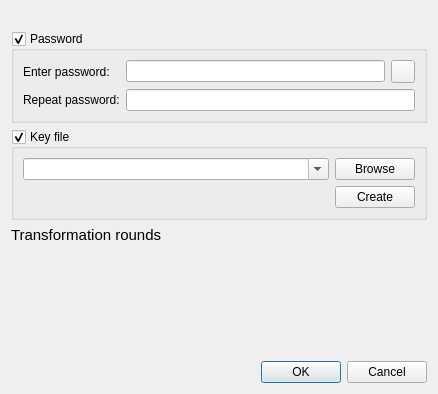
<?xml version="1.0" encoding="UTF-8"?>
<ui version="4.0">
 <class>ChangeMasterKeyWidget</class>
 <widget class="QWidget" name="ChangeMasterKeyWidget">
  <property name="geometry">
   <rect>
    <x>0</x>
    <y>0</y>
    <width>438</width>
    <height>394</height>
   </rect>
  </property>
  <layout class="QVBoxLayout" name="verticalLayout">
   <item>
    <widget class="QLabel" name="headlineLabel">
     <property name="margin">
      <number>6</number>
     </property>
    </widget>
   </item>
   <item>
    <widget class="QGroupBox" name="passwordGroup">
     <property name="title">
      <string>Password</string>
     </property>
     <property name="checkable">
      <bool>true</bool>
     </property>
     <property name="checked">
      <bool>true</bool>
     </property>
     <layout class="QFormLayout" name="formLayout">
      <item row="0" column="0">
       <widget class="QLabel" name="enterPasswordLabel">
        <property name="text">
         <string>Enter password:</string>
        </property>
       </widget>
      </item>
      <item row="0" column="1">
       <layout class="QHBoxLayout" name="horizontalLayout">
        <item>
         <widget class="PasswordEdit" name="enterPasswordEdit">
          <property name="echoMode">
           <enum>QLineEdit::Password</enum>
          </property>
         </widget>
        </item>
        <item>
         <widget class="QToolButton" name="togglePasswordButton">
          <property name="checkable">
           <bool>true</bool>
          </property>
         </widget>
        </item>
       </layout>
      </item>
      <item row="1" column="0">
       <widget class="QLabel" name="repeatPasswordLabel">
        <property name="text">
         <string>Repeat password:</string>
        </property>
       </widget>
      </item>
      <item row="1" column="1">
       <widget class="PasswordEdit" name="repeatPasswordEdit">
        <property name="echoMode">
         <enum>QLineEdit::Password</enum>
        </property>
       </widget>
      </item>
     </layout>
    </widget>
   </item>
   <item>
    <widget class="QGroupBox" name="keyFileGroup">
     <property name="title">
      <string>Key file</string>
     </property>
     <property name="checkable">
      <bool>true</bool>
     </property>
     <layout class="QGridLayout" name="gridLayout">
      <item row="0" column="2">
       <widget class="QPushButton" name="browseKeyFileButton">
        <property name="text">
         <string>Browse</string>
        </property>
       </widget>
      </item>
      <item row="1" column="2">
       <widget class="QPushButton" name="createKeyFileButton">
        <property name="text">
         <string>Create</string>
        </property>
       </widget>
      </item>
      <item row="0" column="1">
       <widget class="QComboBox" name="keyFileCombo">
        <property name="sizePolicy">
         <sizepolicy hsizetype="Expanding" vsizetype="Fixed">
          <horstretch>0</horstretch>
          <verstretch>0</verstretch>
         </sizepolicy>
        </property>
        <property name="editable">
         <bool>true</bool>
        </property>
       </widget>
      </item>
     </layout>
    </widget>
   </item>
   <item>
    <widget class="QLabel" name="roundsLabel">
     <property name="font">
      <font>
       <pointsize>11</pointsize>
      </font>
     </property>
     <property name="text">
      <string>Transformation rounds</string>
     </property>
    </widget>
   </item>
   <item>
    <layout class="QVBoxLayout" name="roundsLayout"/>
   </item>
   <item>
    <spacer name="verticalSpacer">
     <property name="orientation">
      <enum>Qt::Vertical</enum>
     </property>
     <property name="sizeHint" stdset="0">
      <size>
       <width>20</width>
       <height>40</height>
      </size>
     </property>
    </spacer>
   </item>
   <item>
    <widget class="QDialogButtonBox" name="buttonBox">
     <property name="standardButtons">
      <set>QDialogButtonBox::Cancel|QDialogButtonBox::Ok</set>
     </property>
    </widget>
   </item>
  </layout>
 </widget>
 <customwidgets>
  <customwidget>
   <class>PasswordEdit</class>
   <extends>QLineEdit</extends>
   <header>gui/PasswordEdit.h</header>
  </customwidget>
 </customwidgets>
 <tabstops>
  <tabstop>passwordGroup</tabstop>
  <tabstop>enterPasswordEdit</tabstop>
  <tabstop>repeatPasswordEdit</tabstop>
  <tabstop>togglePasswordButton</tabstop>
  <tabstop>keyFileGroup</tabstop>
  <tabstop>keyFileCombo</tabstop>
  <tabstop>browseKeyFileButton</tabstop>
  <tabstop>createKeyFileButton</tabstop>
  <tabstop>buttonBox</tabstop>
 </tabstops>
 <resources/>
 <connections/>
</ui>
